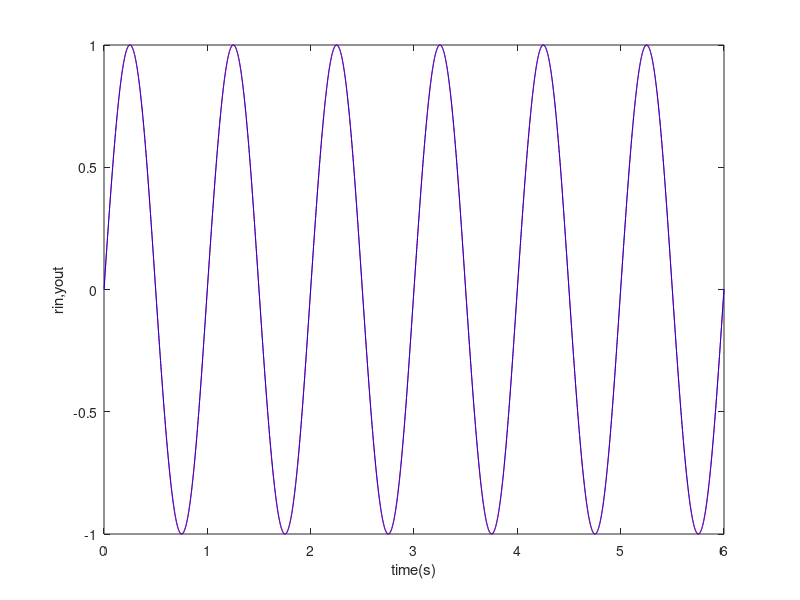
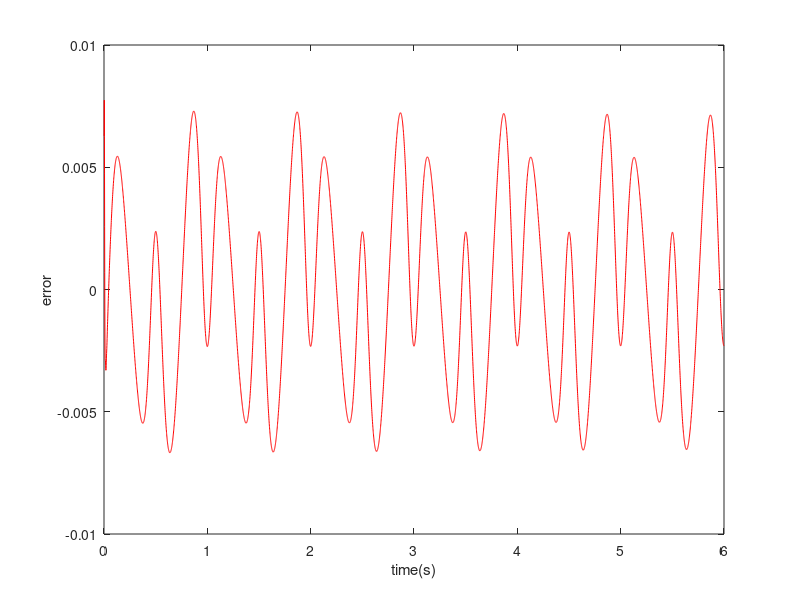
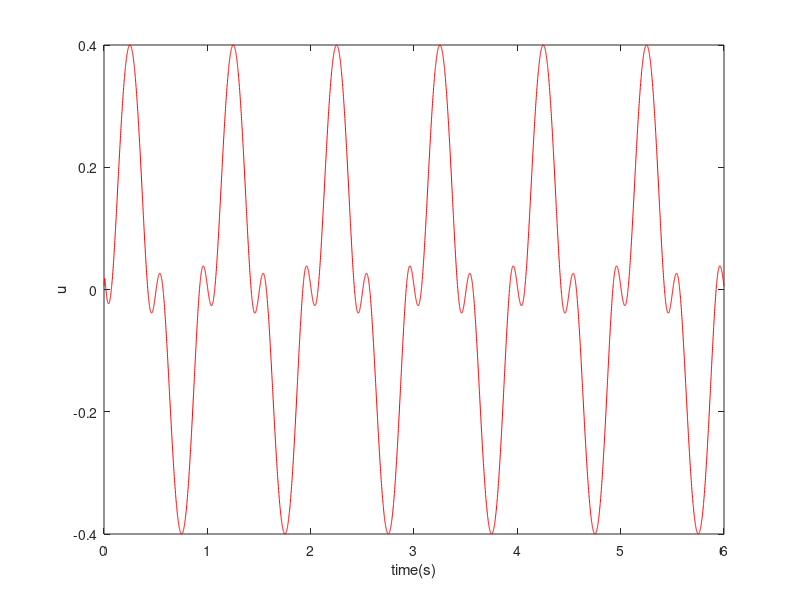
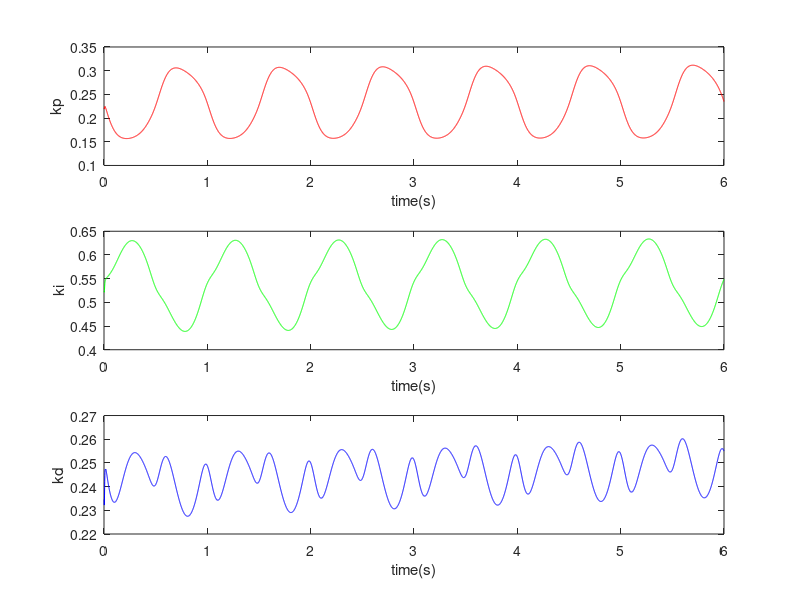

The MATLAB script that drew these images, in order:
%Backpropagation neural network based PID Control 
clear all; 
close all; 

xite=0.25; 
alfa=0.05; 

S=2; %Signal type 


IN=4;H=5;Out=3;  %NN Structure 
%Initialization
if S==1  %Step Signal 
   wi=[-0.6394   -0.2696   -0.3756   -0.7023; 
       -0.8603   -0.2013   -0.5024   -0.2596; 
       -1.0749    0.5543   -1.6820   -0.5437; 
       -0.3625   -0.0724   -0.6463   -0.2859; 
       0.1425    0.0279   -0.5406   -0.7660]; 
   %wi=0.50*rands(H,IN); 
   wi_1=wi;wi_2=wi;wi_3=wi; 
   wo=[0.7576 0.2616 0.5820 -0.1416 -0.1325; 
       -0.1146 0.2949 0.8352  0.2205  0.4508; 
       0.7201 0.4566 0.7672  0.4962  0.3632]; 
   %wo=0.50*rands(Out,H); 
   wo_1=wo;wo_2=wo;wo_3=wo; 
end 

if S==2  %Sine Signal 
   wi=[-0.2846    0.2193   -0.5097   -1.0668; 
       -0.7484   -0.1210   -0.4708    0.0988; 
       -0.7176    0.8297   -1.6000    0.2049; 
       -0.0858    0.1925   -0.6346    0.0347; 
       0.4358    0.2369   -0.4564   -0.1324]; 
   %wi=0.50*rands(H,IN); 
   wi_1=wi;wi_2=wi;wi_3=wi; 
   wo=[1.0438    0.5478    0.8682    0.1446    0.1537; 
       0.1716    0.5811    1.1214    0.5067    0.7370; 
       1.0063    0.7428    1.0534    0.7824    0.6494]; 
   %wo=0.50*rands(Out,H); 
   wo_1=wo;wo_2=wo;wo_3=wo; 
end 

x=[0,0,0]; 
u_1=0;u_2=0;u_3=0;u_4=0;u_5=0; 
y_1=0;y_2=0;y_3=0; 

Oh=zeros(H,1);    %Output from NN middle layer 
I=Oh;             %Input to NN middle layer 
error_2=0; 
error_1=0; 

ts=0.001; 
for k=1:1:6000 
   time(k)=k*ts; 
    
   if S==1 
       rin(k)=1; % r is the target value
   elseif S==2 
       rin(k)=sin(1*2*pi*k*ts); 
   end 
    
   %Unlinear model 
   a(k)=1.2*(1-0.8*exp(-0.1*k)); 
   yout(k)=a(k)*y_1/(1+y_1^2)+u_1; 
    
   error(k)=rin(k)-yout(k); 
    
   xi=[rin(k),yout(k),error(k),1]; 
    
   x(1)=error(k)-error_1; 
   x(2)=error(k); 
   x(3)=error(k)-2*error_1+error_2; 
    
   epid=[x(1);x(2);x(3)]; 
   I=xi*wi'; 
   for j=1:1:H 
       Oh(j)=(exp(I(j))-exp(-I(j)))/(exp(I(j))+exp(-I(j))); %Middle Layer 
   end 
   K=wo*Oh;             %Output Layer 
   for l=1:1:Out 
       K(l)=exp(K(l))/(exp(K(l))+exp(-K(l)));        %Getting kp,ki,kd 
   end 
   kp(k)=K(1);ki(k)=K(2);kd(k)=K(3); 
   Kpid=[kp(k),ki(k),kd(k)]; 
    
   du(k)=Kpid*epid; 
   u(k)=u_1+du(k); 
   if u(k)>=10       % Restricting the output of controller 
       u(k)=10; 
   end 
   if u(k)<=-10 
       u(k)=-10; 
   end 
    
   % miniminze the error e=(r-y)^2 using de/dwo->0
   dyu(k)=sign((yout(k)-y_1)/(u(k)-u_1+0.0000001)); 
    
   %Output layer 
   for j=1:1:Out 
       dK(j)=2/(exp(K(j))+exp(-K(j)))^2; 
   end 
   for l=1:1:Out 
       delta3(l)=error(k)*dyu(k)*epid(l)*dK(l); 
   end 
    
   for l=1:1:Out 
       for i=1:1:H 
           d_wo=xite*delta3(l)*Oh(i)+alfa*(wo_1-wo_2); 
       end 
   end 
   wo=wo_1+d_wo+alfa*(wo_1-wo_2); 
   %Hidden layer 
   for i=1:1:H 
       dO(i)=4/(exp(I(i))+exp(-I(i)))^2; 
   end 
   segma=delta3*wo; 
   for i=1:1:H 
       delta2(i)=dO(i)*segma(i); 
   end 
    
   d_wi=xite*delta2'*xi; 
   wi=wi_1+d_wi+alfa*(wi_1-wi_2); 
    
   %Parameters Update 
   u_5=u_4;u_4=u_3;u_3=u_2;u_2=u_1;u_1=u(k);   
   y_2=y_1;y_1=yout(k); 
    
   wo_3=wo_2; 
   wo_2=wo_1; 
   wo_1=wo; 
    
   wi_3=wi_2; 
   wi_2=wi_1; 
   wi_1=wi; 
    
   error_2=error_1; 
   error_1=error(k); 
end 
figure(1); 
plot(time,rin,'r',time,yout,'b'); 
xlabel('time(s)');ylabel('rin,yout'); 
figure(2); 
plot(time,error,'r'); 
xlabel('time(s)');ylabel('error'); 
figure(3); 
plot(time,u,'r'); 
xlabel('time(s)');ylabel('u'); 
figure(4); 
subplot(311); 
plot(time,kp,'r'); 
xlabel('time(s)');ylabel('kp'); 
subplot(312); 
plot(time,ki,'g'); 
xlabel('time(s)');ylabel('ki'); 
subplot(313); 
plot(time,kd,'b'); 
xlabel('time(s)');ylabel('kd'); 

